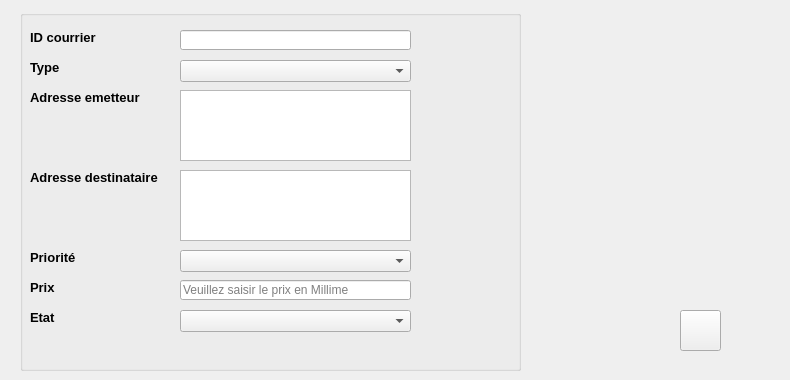
     <widget class="QWidget" name="tab_6">
      <attribute name="title">
       <string>Ajouter Courrier</string>
      </attribute>
      <widget class="QGroupBox" name="groupBox_3">
       <property name="geometry">
        <rect>
         <x>20</x>
         <y>10</y>
         <width>501</width>
         <height>361</height>
        </rect>
       </property>
       <property name="title">
        <string/>
       </property>
       <widget class="QLabel" name="label_14">
        <property name="geometry">
         <rect>
          <x>10</x>
          <y>270</y>
          <width>47</width>
          <height>13</height>
         </rect>
        </property>
        <property name="font">
         <font>
          <family>Arial</family>
          <weight>75</weight>
          <bold>true</bold>
         </font>
        </property>
        <property name="text">
         <string>&lt;html&gt;&lt;head/&gt;&lt;body&gt;&lt;p&gt;&lt;span style=&quot; font-size:10pt; font-weight:600;&quot;&gt;Prix&lt;/span&gt;&lt;/p&gt;&lt;/body&gt;&lt;/html&gt;</string>
        </property>
       </widget>
       <widget class="QLabel" name="label_9">
        <property name="geometry">
         <rect>
          <x>10</x>
          <y>80</y>
          <width>121</width>
          <height>16</height>
         </rect>
        </property>
        <property name="font">
         <font>
          <family>Arial</family>
          <weight>75</weight>
          <bold>true</bold>
         </font>
        </property>
        <property name="text">
         <string>&lt;html&gt;&lt;head/&gt;&lt;body&gt;&lt;p&gt;&lt;span style=&quot; font-size:10pt; font-weight:600;&quot;&gt;Adresse emetteur&lt;/span&gt;&lt;/p&gt;&lt;/body&gt;&lt;/html&gt;</string>
        </property>
       </widget>
       <widget class="QLabel" name="label_11">
        <property name="geometry">
         <rect>
          <x>10</x>
          <y>240</y>
          <width>61</width>
          <height>16</height>
         </rect>
        </property>
        <property name="font">
         <font>
          <family>Arial</family>
          <weight>75</weight>
          <bold>true</bold>
         </font>
        </property>
        <property name="text">
         <string>&lt;html&gt;&lt;head/&gt;&lt;body&gt;&lt;p&gt;&lt;span style=&quot; font-size:10pt; font-weight:600;&quot;&gt;Priorité&lt;/span&gt;&lt;/p&gt;&lt;/body&gt;&lt;/html&gt;</string>
        </property>
       </widget>
       <widget class="QLabel" name="label_13">
        <property name="geometry">
         <rect>
          <x>10</x>
          <y>300</y>
          <width>47</width>
          <height>13</height>
         </rect>
        </property>
        <property name="font">
         <font>
          <family>Arial</family>
          <weight>75</weight>
          <bold>true</bold>
         </font>
        </property>
        <property name="text">
         <string>&lt;html&gt;&lt;head/&gt;&lt;body&gt;&lt;p&gt;&lt;span style=&quot; font-size:10pt; font-weight:600;&quot;&gt;Etat&lt;/span&gt;&lt;/p&gt;&lt;/body&gt;&lt;/html&gt;</string>
        </property>
       </widget>
       <widget class="QLineEdit" name="IDcourrier">
        <property name="geometry">
         <rect>
          <x>160</x>
          <y>20</y>
          <width>231</width>
          <height>20</height>
         </rect>
        </property>
        <property name="styleSheet">
         <string notr="true"/>
        </property>
       </widget>
       <widget class="QLabel" name="label_10">
        <property name="geometry">
         <rect>
          <x>10</x>
          <y>160</y>
          <width>141</width>
          <height>16</height>
         </rect>
        </property>
        <property name="font">
         <font>
          <family>Arial</family>
          <weight>75</weight>
          <bold>true</bold>
         </font>
        </property>
        <property name="text">
         <string>&lt;html&gt;&lt;head/&gt;&lt;body&gt;&lt;p&gt;&lt;span style=&quot; font-size:10pt; font-weight:600;&quot;&gt;Adresse destinataire&lt;/span&gt;&lt;/p&gt;&lt;/body&gt;&lt;/html&gt;</string>
        </property>
       </widget>
       <widget class="QLabel" name="label_8">
        <property name="geometry">
         <rect>
          <x>10</x>
          <y>20</y>
          <width>91</width>
          <height>16</height>
         </rect>
        </property>
        <property name="font">
         <font>
          <family>Arial</family>
          <weight>75</weight>
          <bold>true</bold>
         </font>
        </property>
        <property name="text">
         <string>&lt;html&gt;&lt;head/&gt;&lt;body&gt;&lt;p&gt;&lt;span style=&quot; font-size:10pt;&quot;&gt;ID courrier&lt;/span&gt;&lt;/p&gt;&lt;/body&gt;&lt;/html&gt;</string>
        </property>
       </widget>
       <widget class="QLineEdit" name="prix_2">
        <property name="geometry">
         <rect>
          <x>160</x>
          <y>270</y>
          <width>231</width>
          <height>20</height>
         </rect>
        </property>
        <property name="placeholderText">
         <string>Veuillez saisir le prix en Millime</string>
        </property>
       </widget>
       <widget class="QLabel" name="label_12">
        <property name="geometry">
         <rect>
          <x>10</x>
          <y>50</y>
          <width>61</width>
          <height>16</height>
         </rect>
        </property>
        <property name="font">
         <font>
          <family>Arial</family>
          <weight>75</weight>
          <bold>true</bold>
         </font>
        </property>
        <property name="text">
         <string>&lt;html&gt;&lt;head/&gt;&lt;body&gt;&lt;p&gt;&lt;span style=&quot; font-size:10pt; font-weight:600;&quot;&gt;Type&lt;/span&gt;&lt;/p&gt;&lt;/body&gt;&lt;/html&gt;</string>
        </property>
       </widget>
       <widget class="QComboBox" name="Priorite_2">
        <property name="geometry">
         <rect>
          <x>160</x>
          <y>240</y>
          <width>231</width>
          <height>22</height>
         </rect>
        </property>
       </widget>
       <widget class="QComboBox" name="type_courrier">
        <property name="geometry">
         <rect>
          <x>160</x>
          <y>50</y>
          <width>231</width>
          <height>22</height>
         </rect>
        </property>
       </widget>
       <widget class="QTextEdit" name="Adresseem_2">
        <property name="geometry">
         <rect>
          <x>160</x>
          <y>80</y>
          <width>231</width>
          <height>71</height>
         </rect>
        </property>
       </widget>
       <widget class="QTextEdit" name="Adressedest_2">
        <property name="geometry">
         <rect>
          <x>160</x>
          <y>160</y>
          <width>231</width>
          <height>71</height>
         </rect>
        </property>
       </widget>
       <widget class="QComboBox" name="etat_2">
        <property name="geometry">
         <rect>
          <x>160</x>
          <y>300</y>
          <width>231</width>
          <height>22</height>
         </rect>
        </property>
       </widget>
      </widget>
      <widget class="QPushButton" name="ajoutercourrier">
       <property name="geometry">
        <rect>
         <x>680</x>
         <y>310</y>
         <width>41</width>
         <height>41</height>
        </rect>
       </property>
       <property name="styleSheet">
        <string notr="true">border-image: url(:/Images/add.png);</string>
       </property>
       <property name="text">
        <string/>
       </property>
      </widget>
      <widget class="QLabel" name="label_31">
       <property name="geometry">
        <rect>
         <x>610</x>
         <y>0</y>
         <width>171</width>
         <height>141</height>
        </rect>
       </property>
       <property name="styleSheet">
        <string notr="true">border-image: url(:/Images/avatar.png);</string>
       </property>
       <property name="text">
        <string/>
       </property>
      </widget>
     </widget>
